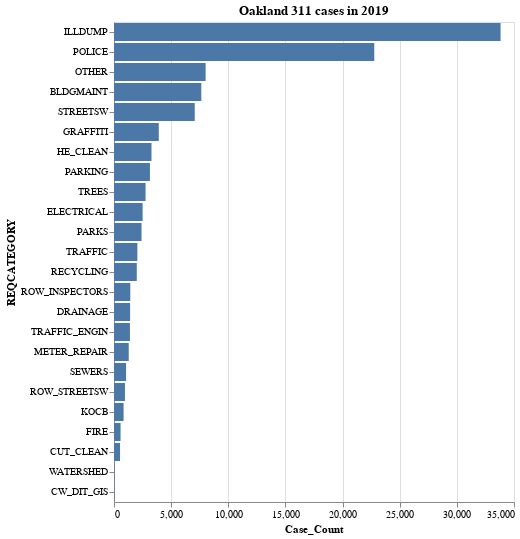

Notebook cell for this chart:
### Markdown cell above
Annoyingly, this doesn't sort the chart in descending order, which I prefer. This is the code to do, it's a little more complicated:

```python
alt.Chart(category_counts_2019).mark_bar().encode(
    x='Case_Count',
    y=alt.Y('REQCATEGORY', sort='-x')
).properties(
    title='Oakland 311 cases in 2019'
)
```

Basically, you have to create a custom Y encoding with the format: `alt.Y('column_name', sort='-x')`. `-x` means the inverse of the x-axis, in this case. This is not intuitive, I think — it's just something you'd have to look up in the documentation.

### Code cell
alt.Chart(category_counts_2019).mark_bar().encode(
    x='Case_Count',
    y=alt.Y('REQCATEGORY', sort='-x')
).properties(
    title='Oakland 311 cases in 2019'
)

### Figure 1 — Vega-Lite specification as saved in the notebook (floating-point values rounded to 4 significant figures)
{"config": {"view": {"continuousWidth": 400, "continuousHeight": 300}}, "data": {"name": "data-0b53057bf75d9b2fd1159252d6c6c89a"}, "mark": "bar", "encoding": {"x": {"type": "quantitative", "field": "Case_Count"}, "y": {"type": "nominal", "field": "REQCATEGORY", "sort": "-x"}}, "title": "Oakland 311 cases in 2019", "$schema": "https://vega.github.io/schema/vega-lite/v4.8.1.json", "datasets": {"data-0b53057bf75d9b2fd1159252d6c6c89a": [{"REQCATEGORY": "ILLDUMP", "Case_Count": 33826}, {"REQCATEGORY": "POLICE", "Case_Count": 22774}, {"REQCATEGORY": "OTHER", "Case_Count": 8016}, {"REQCATEGORY": "BLDGMAINT", "Case_Count": 7638}, {"REQCATEGORY": "STREETSW", "Case_Count": 7064}, {"REQCATEGORY": "GRAFFITI", "Case_Count": 3918}, {"REQCATEGORY": "HE_CLEAN", "Case_Count": 3281}, {"REQCATEGORY": "PARKING", "Case_Count": 3144}, {"REQCATEGORY": "TREES", "Case_Count": 2761}, {"REQCATEGORY": "ELECTRICAL", "Case_Count": 2504}, {"REQCATEGORY": "PARKS", "Case_Count": 2410}, {"REQCATEGORY": "TRAFFIC", "Case_Count": 2045}, {"REQCATEGORY": "RECYCLING", "Case_Count": 1993}, {"REQCATEGORY": "ROW_INSPECTORS", "Case_Count": 1426}, {"REQCATEGORY": "DRAINAGE", "Case_Count": 1409}, {"REQCATEGORY": "TRAFFIC_ENGIN", "Case_Count": 1394}, {"REQCATEGORY": "METER_REPAIR", "Case_Count": 1289}, {"REQCATEGORY": "SEWERS", "Case_Count": 1058}, {"REQCATEGORY": "ROW_STREETSW", "Case_Count": 957}, {"REQCATEGORY": "KOCB", "Case_Count": 839}, {"REQCATEGORY": "FIRE", "Case_Count": 574}, {"REQCATEGORY": "CUT_CLEAN", "Case_Count": 529}, {"REQCATEGORY": "WATERSHED", "Case_Count": 34}, {"REQCATEGORY": "CW_DIT_GIS", "Case_Count": 28}]}}
